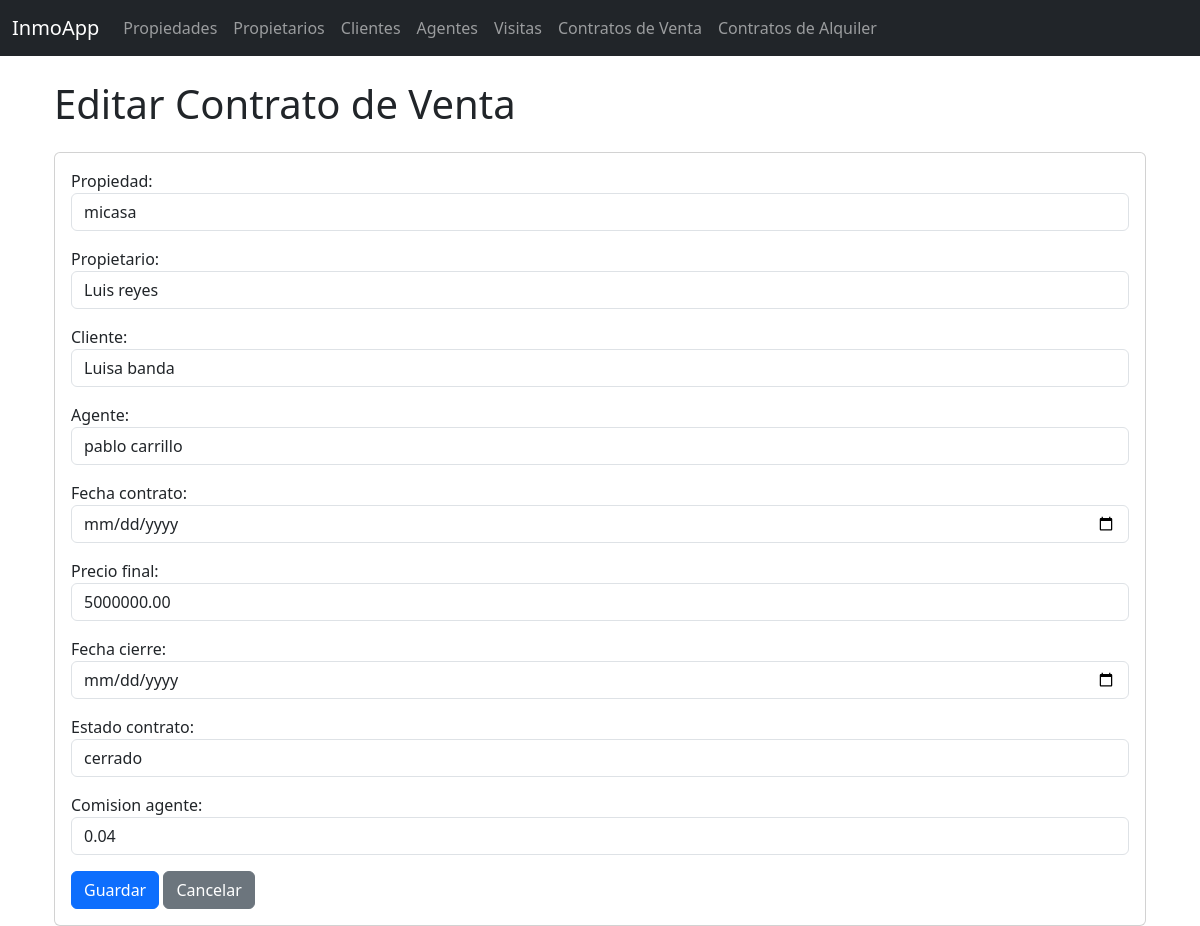
The page /contratos_venta/1/editar/ on the database its author committed.
### inmobiliaria/models.py (models this page shows, shortened)
class Contrato_Venta(models.Model):
    propiedad = models.OneToOneField(Propiedad, on_delete=models.CASCADE, related_name="contrato_venta")
    propietario = models.ForeignKey(Propietario, on_delete=models.CASCADE, related_name="contratos_venta")
    cliente = models.ForeignKey(Cliente_Inmobiliaria, on_delete=models.CASCADE, related_name="contratos_venta")
    agente = models.ForeignKey(Agente_Inmobiliario, on_delete=models.CASCADE, related_name="contratos_venta")
    fecha_contrato = models.DateField()
    precio_final = models.DecimalField(max_digits=15, decimal_places=2)
    fecha_cierre = models.DateField()
    estado_contrato = models.CharField(max_length=50)
    comision_agente = models.DecimalField(max_digits=10, decimal_places=2)

### inmobiliaria/views.py (the view)
# urls.py: path("contratos_venta/<int:pk>/editar/", views.Contrato_VentaUpdateView.as_view(), name="contrato_venta_update"),
class Contrato_VentaUpdateView(UpdateView):
    model = Contrato_Venta
    form_class = Contrato_VentaForm
    template_name = "inmobiliaria/contrato_venta_form.html"
    success_url = reverse_lazy("inmobiliaria:contrato_venta_list")

### inmobiliaria/forms.py
class Contrato_VentaForm(forms.ModelForm):
    class Meta:
        model = Contrato_Venta
        fields = '__all__'
        widgets = {
            'propiedad': forms.Select(attrs={'class': 'form-control'}),
            'propietario': forms.Select(attrs={'class': 'form-control'}),
            'cliente': forms.Select(attrs={'class': 'form-control'}),
            'agente': forms.Select(attrs={'class': 'form-control'}),
            'fecha_contrato': forms.DateInput(attrs={'class': 'form-control', 'type': 'date'}),
            'precio_final': forms.NumberInput(attrs={'class': 'form-control'}),
            'fecha_cierre': forms.DateInput(attrs={'class': 'form-control', 'type': 'date'}),
            'estado_contrato': forms.TextInput(attrs={'class': 'form-control'}),
            'comision_agente': forms.NumberInput(attrs={'class': 'form-control'}),
        }

### inmobiliaria/models.py (called while the page is built)
    def __str__(self):
        return f"{self.nombre} {self.apellido}"

    def __str__(self):
        return f"{self.nombre} {self.apellido}"

    def __str__(self):
        return f"{self.nombre} {self.apellido}"

    def __str__(self):
        return self.direccion

### inmobiliaria/templates/inmobiliaria/contrato_venta_form.html (shortened to what this page needs)
{% extends "inmobiliaria/base.html" %}
{% block content %}
<div class="container mt-4">
    <h1 class="mb-4">
        {% if form.instance.pk %}
        Editar Contrato de Venta
        {% else %}
        Nuevo Contrato de Venta
        {% endif %}
    </h1>
    <div class="card">
        <div class="card-body">
            <form method="post">
                <div class="form-group">
                    {{ form.as_p }}
                </div>
                <button type="submit" class="btn btn-primary">Guardar</button>
                <a href="{% url 'inmobiliaria:contrato_venta_list' %}" class="btn btn-secondary">Cancelar</a>
            </form>
        </div>
    </div>
</div>
{% endblock %}

### rows shown on the page
Contrato_Venta: propiedad "micasa", propietario "Luis reyes", cliente "Luisa banda", agente "pablo carrillo", precio_final "5000000.00", estado_contrato "cerrado", comision_agente "0.04"
